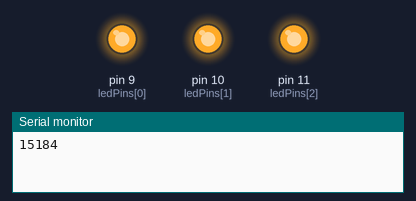
The sketch below on a simulated Arduino Uno, built with avr-gcc and run on an emulated ATmega328P. On the bench: output pins drawn as LEDs (lit = HIGH), the last lines printed to the serial monitor. Random numbers use the default seed unless the sketch sets one.

Above: at 0.2 s.
At 15.05 s:
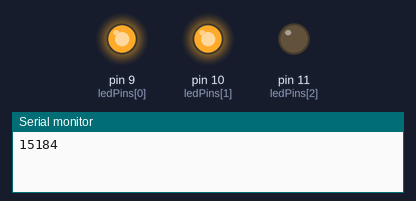
At 33.6 s:
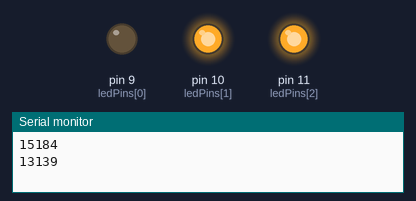
Timing chart, 0 to 40.0 s (numbered marks = the images above):
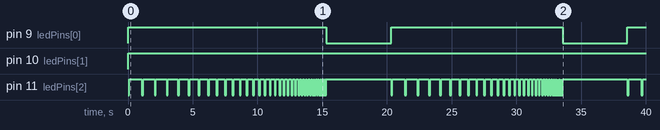

Measured:
- by itself, pin 9 (ledPins[0]): goes HIGH 15.3 s, LOW 5.0 s, HIGH 13.2 s, LOW 5.0 s, then HIGH
- by itself, pin 10 (ledPins[1]): LOW → HIGH at 0.00 s
- by itself, pin 11 (ledPins[2]): LOW → HIGH at 0.11 s, → LOW 0.95 s later, → HIGH 0.11 s later, → LOW 0.88 s later, … (137 changes in this stretch)

The sketch:

hotPotato.ino
```cpp
/*
File: hotPotato.ino
Author: Tucker
Date: 2/28/14

Code for the "hot potato" feature.
The basic idea: Get a group of people together and start playing catch with the ball (or multiple balls?).
The ball will start blinking blue and will blink more and more rapidly as the game progresses.
Eventually, when the game is over, the ball turns red. Whoever's holding on to it at that point is out.

relies on the delay funtction for timing. calls "isFreeFalling" to check whether or not someone is holding the
ball when the game ends.

If all the variables in hotPotato() are declared globally, you can effectively remove the main while loop with an if-else statement
and do the looping through void loop(). This might be desirable if hotPotato() is to be run alongside other functions in void loop(),
e.g. a function that watches for some other input from the Xbees or a Pebble-style input from the user
*/


//RGB LED pins
int ledPins[] = {9, 10, 11}; //9 = red Pin, 10 = green Pin, 11 = blue pin

void setup(){
  for(int i = 0; i < 3; i++){
   pinMode(ledPins[i], OUTPUT);
  }
  randomSeed(analogRead(0)); //initializes the random() function with analog noise from an unused pin
 Serial.begin(9600);
}

void loop() {
  hotPotato();
}

void hotPotato() {

  int t_on = 100; //time (in ms) that the led should be on (per blink)
  int t_off0 = 1000; //time (in ms) that the led should be off at the loop's start
  int t_off; //time that the led should be off (per blink). this will change over the course of the loop

  int rON[] = {255,0,0}; //lights red LED
  int bON[] = {0,0,255}; //lights blue LED
  int OFF[] = {0,0,0};

  int duration = random(10000,30000); //length of one hot-potato game in ms. chosen randomly to be between 10 and 30 seconds
  int t_lastSwitch = 0;
  int t = 0;

  Serial.println(duration);

  boolean isOn = true;
  setColor(ledPins, bON);

  while (t < duration) {

    //these if statements blink the blue led
    if (isOn){
      if (t - t_lastSwitch > t_on) { //if the led's on, check if it's time to turn it off
        isOn = false;
        t_lastSwitch = t;
      }
    } else {//if the led's off, check if it's time to turn it on
      t_off = map(t, 0, duration, t_off0, 0); //scales the off time down linearly according to how close the game is to ending
                                              //(i.e. according to how t compares with duration)
      if (t - t_lastSwitch > t_off) {
         isOn = true;
         t_lastSwitch = t;
      }
    }

    if (isOn) setColor(ledPins, bON);
    else setColor(ledPins, OFF);

    t += 10;
    delay(10);
  }

 /*while (isFreeFalling()){
   delay(500); //don't end the game while the ball is in mid-throw
   Serial.println("Free Fall!");
 }*/

 setColor(ledPins, rON); //game is over, turn the led red

 delay(5000); //could eventually be replaced with some function that looks for an input from the user
              // to start a new game
}

//for common anode led
void setColor(int* led, int* color){
 for(int i = 0; i < 3; i++){
   analogWrite(led[i], 255-color[i]); //note: a low output turns the led on
 }
}


//one possible test to see whether the ball is in free fall. Assumes the MPU 6050 has
// already been properly initialized and that "VectorInt16 aa;" has been declared
boolean isFreeFalling() {
  /*
  int xAcc = aa.x;
  int yAcc = aa.y;
  int zAcc = aa.z;

  int a = sqrt(pow(xAcc,2) + pow(yAcc,2) + pow(zAcc,2)); //magnitude of the

  return (a < 1000) ? true : false; //the 1000 here is essentially arbi
  */
  return false;
}
```
